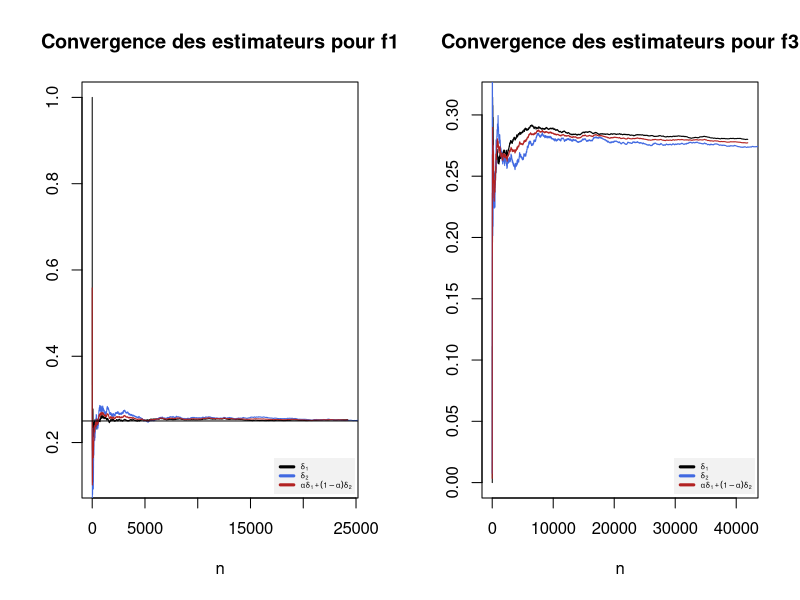

Write R code to recreate this figure.
#Question 13 

f_densite<-function(x,y,cst)
{
  c=1/(4*pi*((2*pnorm(1)-1))+cst*4*pi)
  res<-c*exp((-1/2)*((x^2)/4+y^2))*((abs(y)<1)+cst)
  return (res)
}


#Expliquer pourquoi on prend sqrt(2)
g_densite<-function(x,y)
{
  return(dnorm(x,0,2)*dnorm(y,0,sqrt(2)))
}


#Algortihme de rejet qui retourne les va acceptées mais aussi les va rejetées 
rejet_bis<-function(n,cst){
  M<-8*pi*sqrt(2)/(4*pi*((2*pnorm(1)-1))+cst*4*pi)
  x1<-rnorm(n,0,2)
  x2<-rnorm(n,0,sqrt(2))
  u<-runif(n)
  #Elements acceptés
  y<-(u<=f_densite(x1,x2,cst)/(M*g_densite(x1,x2)))*cbind(x1,x2)
  #Elements rejetés 
  z<-(u> f_densite(x1,x2,cst)/(M*g_densite(x1,x2)))*cbind(x1,x2)
  return(data.frame(Y=y,Z=z))
}

#Fonction qui retourne les estimateurs delta1,delta2,combinaison delta1,delta2
estim_rejet_recycle<-function(n,cst)
{
  M<-8*pi*sqrt(2)/(4*pi*((2*pnorm(1)-1))+cst*4*pi)
  
  x<-rejet_bis(n,cst)
  #delta1
  y1_accepted<-data.frame(x[which(x$Y.x1!=0|x$Y.x2!=0),])$Y.x1
  y2_accepted<-data.frame(x[which(x$Y.x1!=0|x$Y.x2!=0),])$Y.x2
  
  h_y_accepted<-(exp(y1_accepted)+exp(y2_accepted))>5

  delta1<-cumsum(h_y_accepted)/(1:length(y1_accepted))
 
  #Variance de delta1
  var_delta1<-var(h_y_accepted)/length(y1_accepted)
 

  #delta2
  z1_rejected<-data.frame(x[which(x$Z.x1!=0|x$Z.x2!=0),])$Z.x1
  z2_rejected<-data.frame(x[which(x$Z.x1!=0|x$Z.x2!=0),])$Z.x2
  
 
  f_z<-f_densite(z1_rejected,z2_rejected,cst)
  g_z<-g_densite(z1_rejected,z2_rejected)
  h_z_rejected<-(exp(z1_rejected)+exp(z2_rejected))>5
  
  delta2<-((M-1)*cumsum((h_z_rejected*f_z)/(M*g_z - f_z)))/(1:length(z2_rejected))
  
  #Variance de delta2
  var_delta2<-var(h_z_rejected)/length(z1_rejected)
  

  #alpha:estimée au cours d'une periode de chauffe pour eviter des problemes de dependances
  var_d2_echant<-var(h_z_rejected[1:min(length(z1_rejected),length(y1_accepted)/2)])
  var_d1_echant<-var(h_y_accepted[1:min(length(z1_rejected),length(y1_accepted)/2)])
  alpha<-var_d2_echant/(var_d1_echant+var_d2_echant)
  
  
  #delta3
  D1=delta1[1:min(length(delta1),length(delta2))]
  D2=delta2[1:min(length(delta1),length(delta2))]
  delta3=alpha*D1+(1-alpha)*D2
  
  
  return (list(delta1,delta2,delta3))
 
}


dev.off()
par(mfrow=c(1,2))
x=estim_rejet_recycle(100000,0)
plot(x[[1]],type='l',col="black",main="Convergence des estimateurs pour f1",xlab="n",ylab="")
lines(x[[2]],type='l',col="royalblue")
lines(x[[3]],type='l',col="firebrick")
legend("bottomright", c(expression(delta[1]),expression(delta[2]),expression(alpha*delta[1]+(1-alpha)*delta[2])),col=c("black","royalblue","firebrick"),lty = c(1, 1,1), lwd = c(3, 3,3), box.lty = 0, inset = 0.01, bg = "gray95",cex=0.45)
abline(0.25,0)
x=estim_rejet_recycle(100000,0.5)
plot(x[[1]],type='l',col="black",main="Convergence des estimateurs pour f3",xlab="n",ylab="")
lines(x[[2]],type='l',col="royalblue")
lines(x[[3]],type='l',col="firebrick")
legend("bottomright", c(expression(delta[1]),expression(delta[2]),expression(alpha*delta[1]+(1-alpha)*delta[2])),col=c("black","royalblue","firebrick"),lty = c(1, 1,1), lwd = c(3, 3,3), box.lty = 0, inset = 0.01, bg = "gray95",cex=0.45)